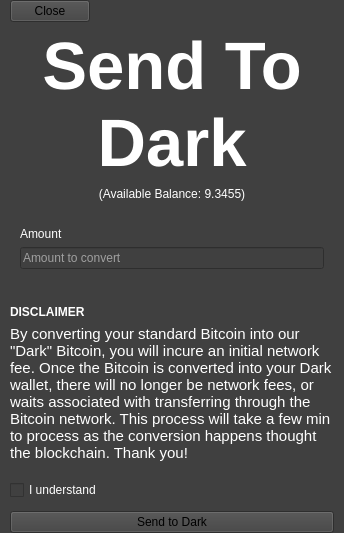
<?xml version="1.0" encoding="UTF-8"?>
<ui version="4.0">
 <class>SendToBrightView</class>
 <widget class="QWidget" name="SendToBrightView">
  <property name="geometry">
   <rect>
    <x>0</x>
    <y>0</y>
    <width>344</width>
    <height>533</height>
   </rect>
  </property>
  <property name="windowTitle">
   <string>Form</string>
  </property>
  <property name="styleSheet">
   <string notr="true">background-color:#404040;</string>
  </property>
  <layout class="QVBoxLayout" name="verticalLayout_2">
   <property name="leftMargin">
    <number>10</number>
   </property>
   <property name="topMargin">
    <number>0</number>
   </property>
   <property name="rightMargin">
    <number>10</number>
   </property>
   <property name="bottomMargin">
    <number>0</number>
   </property>
   <item>
    <layout class="QHBoxLayout" name="horizontalLayout_2">
     <property name="topMargin">
      <number>0</number>
     </property>
     <item>
      <widget class="QPushButton" name="closeButton">
       <property name="text">
        <string>Close</string>
       </property>
      </widget>
     </item>
     <item>
      <spacer name="horizontalSpacer_3">
       <property name="orientation">
        <enum>Qt::Horizontal</enum>
       </property>
       <property name="sizeHint" stdset="0">
        <size>
         <width>40</width>
         <height>20</height>
        </size>
       </property>
      </spacer>
     </item>
    </layout>
   </item>
   <item>
    <layout class="QVBoxLayout" name="verticalLayout">
     <item>
      <widget class="QLabel" name="label">
       <property name="font">
        <font>
         <pointsize>50</pointsize>
         <weight>75</weight>
         <bold>true</bold>
        </font>
       </property>
       <property name="styleSheet">
        <string notr="true">color:white;</string>
       </property>
       <property name="text">
        <string>Send To Dark</string>
       </property>
       <property name="scaledContents">
        <bool>false</bool>
       </property>
       <property name="alignment">
        <set>Qt::AlignCenter</set>
       </property>
       <property name="wordWrap">
        <bool>true</bool>
       </property>
      </widget>
     </item>
     <item>
      <widget class="QLabel" name="label_2">
       <property name="styleSheet">
        <string notr="true">color:white;</string>
       </property>
       <property name="text">
        <string>(Available Balance: 9.3455)</string>
       </property>
       <property name="alignment">
        <set>Qt::AlignCenter</set>
       </property>
      </widget>
     </item>
     <item>
      <spacer name="verticalSpacer_2">
       <property name="orientation">
        <enum>Qt::Vertical</enum>
       </property>
       <property name="sizeType">
        <enum>QSizePolicy::Fixed</enum>
       </property>
       <property name="sizeHint" stdset="0">
        <size>
         <width>20</width>
         <height>20</height>
        </size>
       </property>
      </spacer>
     </item>
     <item>
      <layout class="QHBoxLayout" name="horizontalLayout">
       <item>
        <spacer name="horizontalSpacer_2">
         <property name="orientation">
          <enum>Qt::Horizontal</enum>
         </property>
         <property name="sizeType">
          <enum>QSizePolicy::Fixed</enum>
         </property>
         <property name="sizeHint" stdset="0">
          <size>
           <width>10</width>
           <height>10</height>
          </size>
         </property>
        </spacer>
       </item>
       <item>
        <layout class="QVBoxLayout" name="verticalLayout_3">
         <item>
          <widget class="QLabel" name="label_3">
           <property name="styleSheet">
            <string notr="true">color:white;</string>
           </property>
           <property name="text">
            <string>Amount</string>
           </property>
          </widget>
         </item>
         <item>
          <widget class="QLineEdit" name="amountLineEdit">
           <property name="styleSheet">
            <string notr="true">color:white;</string>
           </property>
           <property name="placeholderText">
            <string>Amount to convert</string>
           </property>
          </widget>
         </item>
        </layout>
       </item>
       <item>
        <spacer name="horizontalSpacer">
         <property name="orientation">
          <enum>Qt::Horizontal</enum>
         </property>
         <property name="sizeType">
          <enum>QSizePolicy::Fixed</enum>
         </property>
         <property name="sizeHint" stdset="0">
          <size>
           <width>10</width>
           <height>20</height>
          </size>
         </property>
        </spacer>
       </item>
      </layout>
     </item>
     <item>
      <spacer name="verticalSpacer_3">
       <property name="orientation">
        <enum>Qt::Vertical</enum>
       </property>
       <property name="sizeType">
        <enum>QSizePolicy::Fixed</enum>
       </property>
       <property name="sizeHint" stdset="0">
        <size>
         <width>20</width>
         <height>30</height>
        </size>
       </property>
      </spacer>
     </item>
     <item>
      <widget class="QLabel" name="label_4">
       <property name="font">
        <font>
         <weight>75</weight>
         <bold>true</bold>
        </font>
       </property>
       <property name="styleSheet">
        <string notr="true">color:white;</string>
       </property>
       <property name="text">
        <string>DISCLAIMER</string>
       </property>
      </widget>
     </item>
     <item>
      <widget class="QLabel" name="label_5">
       <property name="font">
        <font>
         <pointsize>11</pointsize>
        </font>
       </property>
       <property name="styleSheet">
        <string notr="true">color:white;</string>
       </property>
       <property name="text">
        <string>By converting your standard Bitcoin into our &quot;Dark&quot; Bitcoin, you will incure an initial network fee. Once the Bitcoin is converted into your Dark wallet, there will no longer be network fees, or waits associated with transferring through the Bitcoin network. This process will take a few min to process as the conversion happens thought the blockchain. Thank you!</string>
       </property>
       <property name="wordWrap">
        <bool>true</bool>
       </property>
      </widget>
     </item>
     <item>
      <spacer name="verticalSpacer">
       <property name="orientation">
        <enum>Qt::Vertical</enum>
       </property>
       <property name="sizeHint" stdset="0">
        <size>
         <width>20</width>
         <height>40</height>
        </size>
       </property>
      </spacer>
     </item>
     <item>
      <layout class="QHBoxLayout" name="horizontalLayout_3">
       <property name="topMargin">
        <number>0</number>
       </property>
       <item>
        <widget class="QCheckBox" name="confirmCheckBox">
         <property name="sizePolicy">
          <sizepolicy hsizetype="Maximum" vsizetype="Fixed">
           <horstretch>0</horstretch>
           <verstretch>0</verstretch>
          </sizepolicy>
         </property>
         <property name="styleSheet">
          <string notr="true">color:white;</string>
         </property>
         <property name="text">
          <string>I understand</string>
         </property>
        </widget>
       </item>
       <item>
        <widget class="QLabel" name="warningLabelForCheck">
         <property name="styleSheet">
          <string notr="true">color: red;</string>
         </property>
         <property name="text">
          <string/>
         </property>
        </widget>
       </item>
      </layout>
     </item>
     <item>
      <spacer name="verticalSpacer_4">
       <property name="orientation">
        <enum>Qt::Vertical</enum>
       </property>
       <property name="sizeType">
        <enum>QSizePolicy::Fixed</enum>
       </property>
       <property name="sizeHint" stdset="0">
        <size>
         <width>20</width>
         <height>5</height>
        </size>
       </property>
      </spacer>
     </item>
     <item>
      <widget class="QPushButton" name="convertButton">
       <property name="text">
        <string>Send to Dark</string>
       </property>
      </widget>
     </item>
    </layout>
   </item>
  </layout>
 </widget>
 <resources/>
 <connections/>
</ui>
